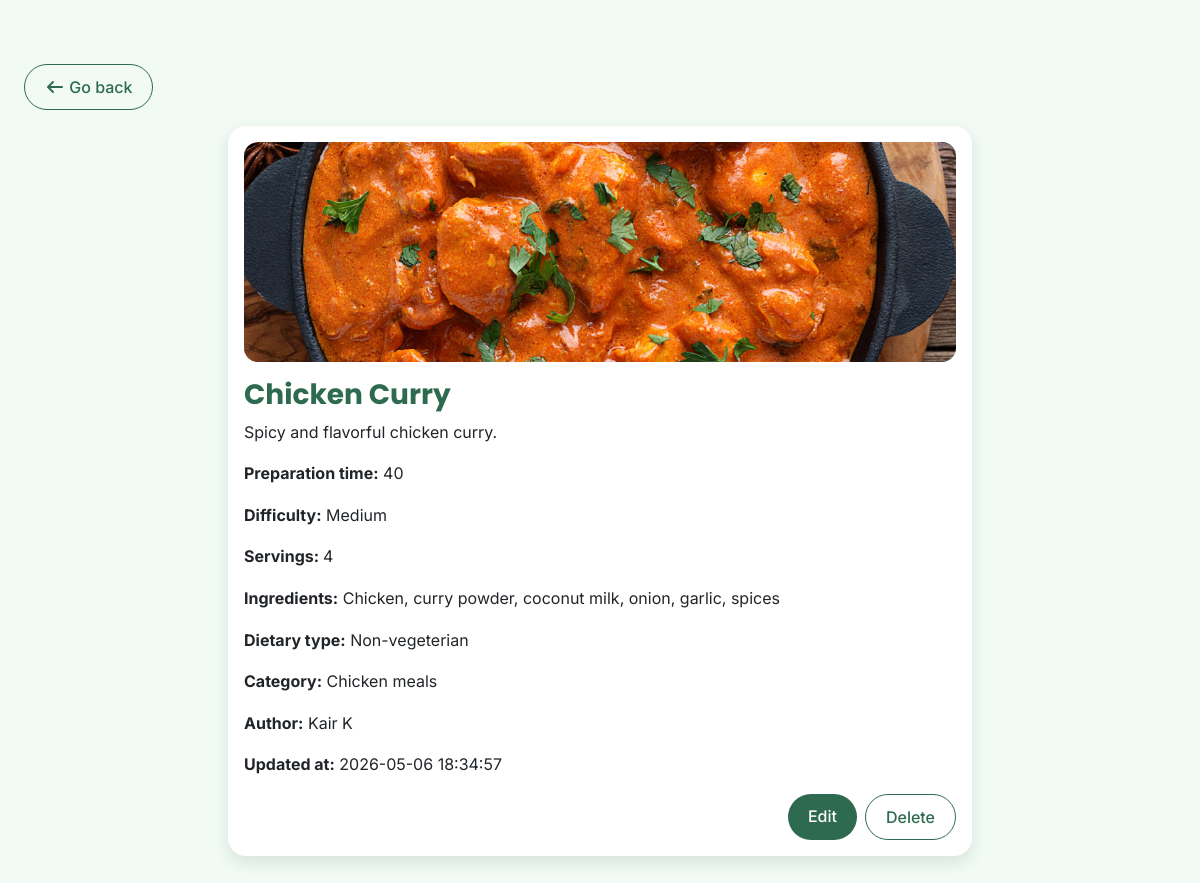
Screenshot of /recipes/details.php?recipeid=3 (signed in) with the database file from the repository.
### tables this page shows
CREATE TABLE IF NOT EXISTS `recipes` (
  `id` int NOT NULL AUTO_INCREMENT,
  `title` varchar(255) NOT NULL,
  `description` text,
  `recipe_picture` varchar(255) DEFAULT NULL,
  `ingredients` text NOT NULL,
  `instructions` longtext NOT NULL,
  `prep_time` int NOT NULL,
  `dietary_type` enum('Vegeterian','Non-vegeterian','Vegan') NOT NULL,
  `category` enum('Chicken meals','Vegetables','Desserts','Fish meals') DEFAULT NULL,
  `created_at` timestamp NULL DEFAULT CURRENT_TIMESTAMP,
  `updated_at` timestamp NULL DEFAULT CURRENT_TIMESTAMP ON UPDATE CURRENT_TIMESTAMP,
  `difficulty` enum('Easy','Medium','Complicated') DEFAULT NULL,
  `servings` int NOT NULL,
  `author_id` int DEFAULT NULL,
  PRIMARY KEY (`id`),
  KEY `fk_recipes_author` (`author_id`)
);

CREATE TABLE IF NOT EXISTS `users` (
  `id` int NOT NULL AUTO_INCREMENT,
  `first_name` varchar(255) NOT NULL,
  `last_name` varchar(255) NOT NULL,
  `user_image` varchar(255) DEFAULT NULL,
  `email` varchar(255) NOT NULL,
  `password` varchar(255) NOT NULL,
  `role` enum('User','Admin') DEFAULT 'User',
  `status` enum('Active','Blocked') DEFAULT 'Active',
  `created_at` timestamp NULL DEFAULT CURRENT_TIMESTAMP,
  `updated_at` timestamp NULL DEFAULT CURRENT_TIMESTAMP ON UPDATE CURRENT_TIMESTAMP,
  PRIMARY KEY (`id`),
  UNIQUE KEY `email` (`email`)
);

### recipes/details.php (the view, shortened to what this page needs)
<?php
require_once "../components/db_connect.php";
$user_id = isset($_SESSION['adm']) ? $_SESSION['adm'] : $_SESSION['user'];
$recipe_id = $_GET['recipeid'];
$sql_query = "SELECT recipes.*, users.first_name, users.last_name
              FROM recipes
              LEFT JOIN users ON author_id = users.id
              WHERE recipes.id = $recipe_id";
$result = mysqli_query($connect, $sql_query);
$display_data = "";
if (mysqli_num_rows($result) > 0) {
    $recipe = mysqli_fetch_assoc($result);
    $display_data = "
    <div class='card m-3'>
        <div class='card-body'>
            <img src='../pictures/$recipe[recipe_picture]' class='card-img-top' alt='$recipe[title]'>
            <h3 class='card-title mt-3'>$recipe[title]</h3>
            <p class='card-text'>$recipe[description]</p>
            <p><strong>Preparation time:</strong> $recipe[prep_time]</p>
            <p><strong>Difficulty:</strong> $recipe[difficulty]</p>
            <p><strong>Servings: </strong>$recipe[servings]</p>
            <p><strong>Ingredients:</strong> $recipe[ingredients]</p>
            <p><strong>Dietary type:</strong> $recipe[dietary_type]</p>
            <p><strong>Category:</strong> $recipe[category]</p>
            <p><strong>Author:</strong> $recipe[first_name] $recipe[last_name]</p>
            <p><strong>Updated at:</strong> $recipe[updated_at]</p>
    ";
    if ($user_id == $recipe['author_id']) {
        $display_data .= "
            <div class='d-flex justify-content-end gap-2 mt-3'>
                <a href='edit.php?id={$recipe['id']}' class='btn btn-dark'>Edit</a>
                <a href='delete.php?id={$recipe['id']}' class='btn btn-outline-dark'>Delete</a>
            </div>
        ";
    }
    $display_data .= "
        </div>
    </div>
    ";
} else {
    header("Location: recipe.php");
    exit();
}
$display_data .= "
    <div class='d-flex justify-content-end gap-2 mt-3 flex-wrap'>
";
?>
<!DOCTYPE html>
<html lang="en">
<head>
    <?php include "../components/head.php"; ?>
    <link rel="stylesheet" href="../css/main.css">
    <link rel="stylesheet" href="../css/recipe.css">
    <link rel="stylesheet" href="../css/details.css">
</head>
<body>
    <main class="container py-5">
        <div class='container mt-3'>
            <a href='/functions/user_dashboard.php' class='btn btn-outline-dark'><i class="fa-solid fa-arrow-left"></i> Go back</a>
        </div>
        <div class="row justify-content-center">
            <div class="col-lg-8">
                <?= $display_data ?>
            </div>
        </div>
    </main>
</body>
</html>

### css/main.css (style rules this page uses)
:root { --green-dark: #2d6a4f; --green-darker: #1b4332; --green-light: #74c69d; --green-soft: #d8f3dc; --green-click: #95d5b2; --green-bg: #f1faf4; --white: #ffffff; --text-dark: #1f2933; --text-muted: #6c757d; }
main { flex: 1; }
html, body { height: 100%; }
body { background-color: var(--green-bg); color: var(--text-dark); display: flex; flex-direction: column; font-family: "Inter", sans-serif; }
h1, h2, h3, h5 { font-family: "Poppins", sans-serif; }
.container { max-width: 1300px; }
p { line-height: 1.6; }
a, a:hover, a:focus, a:active { text-decoration: none; }
.btn { border-radius: 999px; padding: 10px 20px; font-weight: 500; transition: all 0.2s ease; }
.btn-dark, .btn-primary, .btn-success { background: var(--green-dark) !important; border: none !important; color: white !important; }
.btn-outline-dark { color: var(--green-dark) !important; border-color: var(--green-dark) !important; }
.card { border: none; border-radius: 18px; box-shadow: 0 6px 15px rgba(27, 67, 50, 0.12); transition: transform 0.25s ease, box-shadow 0.25s ease; }
.card h3, .card h5, .card h6, .section-title { color: var(--green-dark); font-weight: bold; }

### css/recipe.css (style rules this page uses)
.recipe-card img, .card-img-top { height: 220px; object-fit: cover; border-radius: 14px; }
.row { row-gap: 24px; }

### rows the page displays
recipes: recipe_picture (picture), title "Chicken Curry", description "Spicy and flavorful chicken curry.", prep_time "40", difficulty "Medium", servings "4", ingredients "Chicken, curry powder, coconut milk, onion, garlic, spices", dietary_type "Non-vegeterian", category "Chicken meals", author.first_name "Kair", author.last_name "K", updated_at "2026-05-06 18:34:57"
